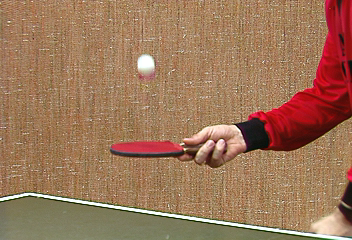
#> input picture Lab2/Data/stennis/stennis_002.ppm, 352 x 240 px
$ jupyter execute --allow-errors 'Optical Flow_sketch.ipynb'   (shell and % lines are left out)
#> lines starting #> are read from the running program, lines starting #| are printed output that depends on the picture
<b> add your surname and name here!!!!!!</b>

##  SURNAME: Caprile NAME: Riccardo

[cell 1]
import numpy as np
import cv2 as cv2
from scipy import signal
import matplotlib.pyplot as plt
from visualize_flow import flow_to_color
import time

##  Lucas-Kanade optical flow algorithm

In this lab we deepen our understanding on the Lucas Kanade (LK) optical flow algorithm.

<ol>
    <li>Part 1: we go into the <b>implementation details</b> of a single scale estimation (the one we saw in class) </li>
    <li>Part 2 (optional): we will use the <b>pre-implemented </b> algorithm (OpenCV) for a multi-resolution pyramidal version.</li>
</ol>

### Part1 - Single Scale LK

[cell 2]
# we start by loading a pair of adjacent frames

img1= cv2.imread('Data/sphere/sphere.12.ppm',cv2.IMREAD_GRAYSCALE)
img2= cv2.imread('Data/sphere/sphere.13.ppm',cv2.IMREAD_GRAYSCALE)
img3= cv2.imread('Data/stennis/stennis_002.ppm',cv2.IMREAD_GRAYSCALE)
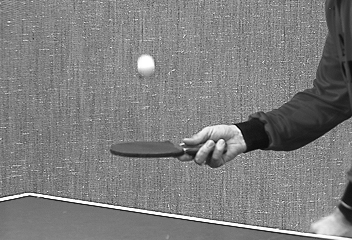
#> img3: shape (240, 352); min 0, max 255, mean 126.2
img4= cv2.imread('Data/stennis/stennis_003.ppm',cv2.IMREAD_GRAYSCALE)
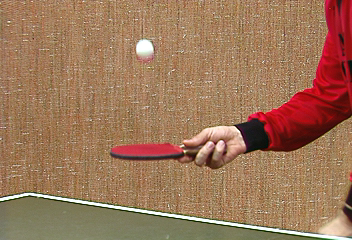
#> input picture Lab2/Data/stennis/stennis_003.ppm, 352 x 240 px
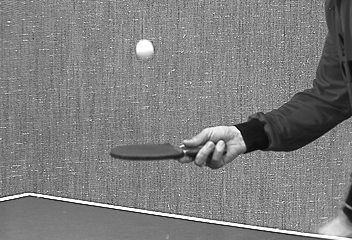
#> img4: shape (240, 352); min 4, max 255, mean 126.3

plt.subplot(1,2,1)
#> (the rest of this cell did not finish here and is left out)

<b> Fill in the missing details on the Lucas_Kanade function, after you analyse and understand what's already there: </b>

[cell 3]
# this function computes the optical flow between 2 frames
# window_size controls the size of the pixel neighbourhood
# tau is a threshould on the "quality" of the neighbourhood (explained in class)

def Lucas_Kanade(im1,im2,window_size,tau):
    # spatio-temporal derivative kernels
    kernel_x = np.array([[-1., 1.], [-1., 1.]])*.25
    kernel_y = np.array([[-1., -1.], [1., 1.]])*.25
    kernel_t = np.array([[1., 1.], [1., 1.]])*.25
    w = int(window_size/2) # window_size is odd, all the pixels with offset in between [-w, w] are inside the window
    I1g = im1 / 255. # normalize pixels
    I2g = im2 / 255. # normalize pixels
    # Implement Lucas Kanade
    # for each point, calculate I_x, I_y, I_t

    #computing the derivatives
    mode = 'same'
    fx = signal.convolve2d(I1g, kernel_x, boundary='symm', mode=mode)# + signal.convolve2d(I2g, kernel_x, boundary='symm', mode=mode)
    fy = signal.convolve2d(I1g, kernel_y, boundary='symm', mode=mode)# + signal.convolve2d(I2g, kernel_y, boundary='symm', mode=mode)
    ft = signal.convolve2d(I1g, kernel_t, boundary='symm', mode=mode) +signal.convolve2d(I2g, -kernel_t, boundary='symm', mode=mode)
    u = np.zeros(I1g.shape)
    v = np.zeros(I1g.shape)
    # within window window_size * window_size

    # see slides (Optical Flow Algorithm)
    for i in range(w, I1g.shape[0]-w):
        for j in range(w, I1g.shape[1]-w):
            #For every pixel of the image we build a system of equations. for each point in the neighbourhood
            Ix = fx[i-w:i+w+1, j-w:j+w+1].flatten()
            Iy = fy[i-w:i+w+1, j-w:j+w+1].flatten()
            It = np.array(ft[i-w:i+w+1, j-w:j+w+1].flatten())
            #Construction of the matrix A and b for resolving Au=b
            A = np.transpose(np.array([Ix,Iy]))
            b = -It # FILL IN THIS LINE
            if np.min(abs(np.linalg.eigvals(np.matmul(A.T, A)))) >= tau:
                nu = np.matmul(np.linalg.pinv(A), b)  # A is not inverible , for resolving the system we need the pseudo inverse
                u[i,j]=nu[0]
                v[i,j]=nu[1]


    return (u,v) #two components of the optical flow

Call the previously defined method

[cell 4]
start = time.time()
#> (the rest of this cell did not finish here and is left out)

Let's visualize the results of the flow field. We may try the quiver function first

#> (a cell that did not finish here is left out)

We may also visualize the flow field using a color-coding algorithm ( See https://github.com/tomrunia/OpticalFlow_Visualization)

#> (a cell that did not finish here is left out)

###   Analysis:

- Go back to the function Lucas_Kanade and a comment to explain each line of code
- In particular, can you explain this? <tt> np.min(abs(np.linalg.eigvals(np.matmul(A.T, A)))) >= tau: </tt>

### Experiments:
- Try different window size and thresholds tau
- Try different frames (also introducing some temporal gap between them)
- Try both sphere and tennis datasets
- What do you observe ? Do you see any specific limits in the very simple LK method?

**Comment** Let's try a different threshold and window size

[cell 7]
start = time.time()
#> (the rest of this cell did not finish here and is left out)

print("Elapsed time is %d"%(time.time()-start))

#> (a cell that did not finish here is left out)

**Comment**
Let's try the tennis dataset

[cell 9]
plt.figure(figsize=(20,20))
plt.subplot(1,4,1)
plt.imshow(cv2.cvtColor(img3, cv2.COLOR_BGR2RGB))
plt.subplot(1,4,2)
plt.imshow(cv2.cvtColor(img4, cv2.COLOR_BGR2RGB))
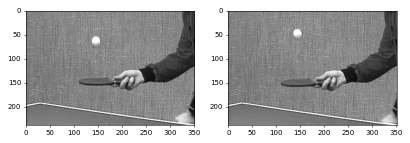
#> figure drawn by matplotlib, 2 panels

[cell 10]
start = time.time()
[u,v] = Lucas_Kanade(img3,img4,7,0.00001)
#> call 3 of Lucas_Kanade, with window_size = 7, tau = 1e-05
#> in Lucas_Kanade (call 3), `fx = signal.convolve2d(I1g, kernel_x, boundary='symm', mode=mode)# + s..`:
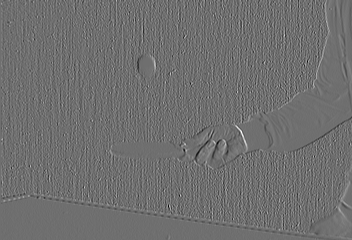
#> fx: shape (240, 352) float64; min -0.253, max 0.326, mean 0.00031; drawn with min black and max white
#> in Lucas_Kanade (call 3), `fy = signal.convolve2d(I1g, kernel_y, boundary='symm', mode=mode)# + s..`:
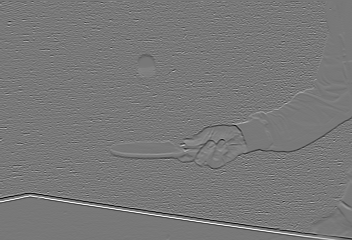
#> fy: shape (240, 352) float64; min -0.415, max 0.461, mean 2.8e-05; drawn with min black and max white
#> in Lucas_Kanade (call 3), `ft = signal.convolve2d(I1g, kernel_t, boundary='symm', mode=mode) +sig..`:
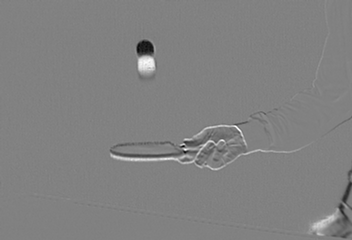
#> ft: shape (240, 352) float64; min -0.568, max 0.55, mean -0.000322; drawn with min black and max white
#> after the loop in Lucas_Kanade (call 3), `for i in range(w, I1g.shape[0]-w):`:
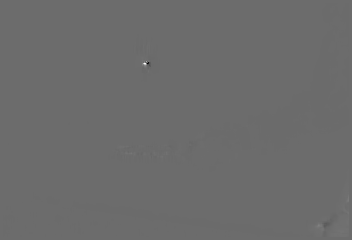
#> u: shape (240, 352) float64; min -135.6, max 184.1, mean 0; drawn with min black and max white
print("Elapsed time is %d"%(time.time()-start))

[cell 11]
plt.imshow(cv2.cvtColor(img4, cv2.COLOR_BGR2RGB))
print(u.shape)
#| (240, 352)
print(v.shape)
#| (240, 352)
xaxis = list(np.arange(img3.shape[0]))
#> xaxis = 240 values from 0 to 239
yaxis = list(np.arange(img3.shape[1]))
#> yaxis = 352 values from 0 to 351

plt.quiver(u,v)
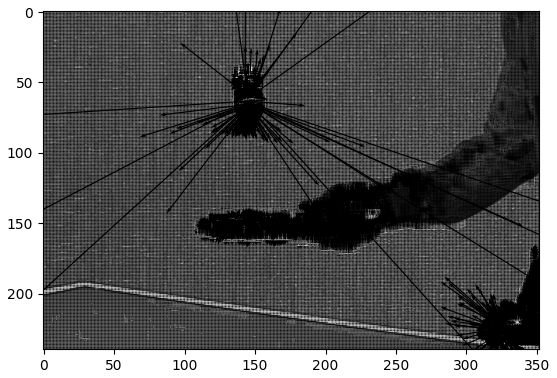
#> figure drawn by matplotlib, 1 panel

**Comment**

As we can see with result image the arrows of the optical flow are only on the part of image that should be moving (table tennis ball).

The probelm appears with the arrows that are going in a lot of different directions.

it is difficult di understand if the algorithm was able to detect the direction of the ball ( up or down?)

### Optional Part2 - Pyramidal LK
<i>We did not cover the Pyramidal extension during the OF class; this part should be considered as additional and optional material. </i>
<br>
Now let's take a look at the implementation provided in OpenCV of a pyramid Lucas-Kanade Sparse optical flow

The algorithm evaluates optical flow on sparse points (corners) in order to avoid the ill-posed inversion of A'A.
Additionally, Optical flow is calculated and combined on different scales to handle large-displacement

[cell 12]
#parameters of the corner detection procedure
feature_params = dict( maxCorners = 100,
                       qualityLevel = 0.1,
                       minDistance = 7,
                       blockSize = 7 )

# Parameters for lucas kanade optical flow
lk_params = dict( winSize  = (15,15),
                  maxLevel = 2,
                  criteria = (cv2.TERM_CRITERIA_EPS | cv2.TERM_CRITERIA_COUNT, 10, 0.03))

1- Call the function that detects the key-points (Shi-Tomasi corners) from the first frame
2- Call LK Flow algorithm which returns the positions of these key points in the second frame

[cell 13]
p0 = cv2.goodFeaturesToTrack(img1, mask = None, **feature_params)
#> p0 = None
#> (the rest of this cell did not finish here and is left out)
